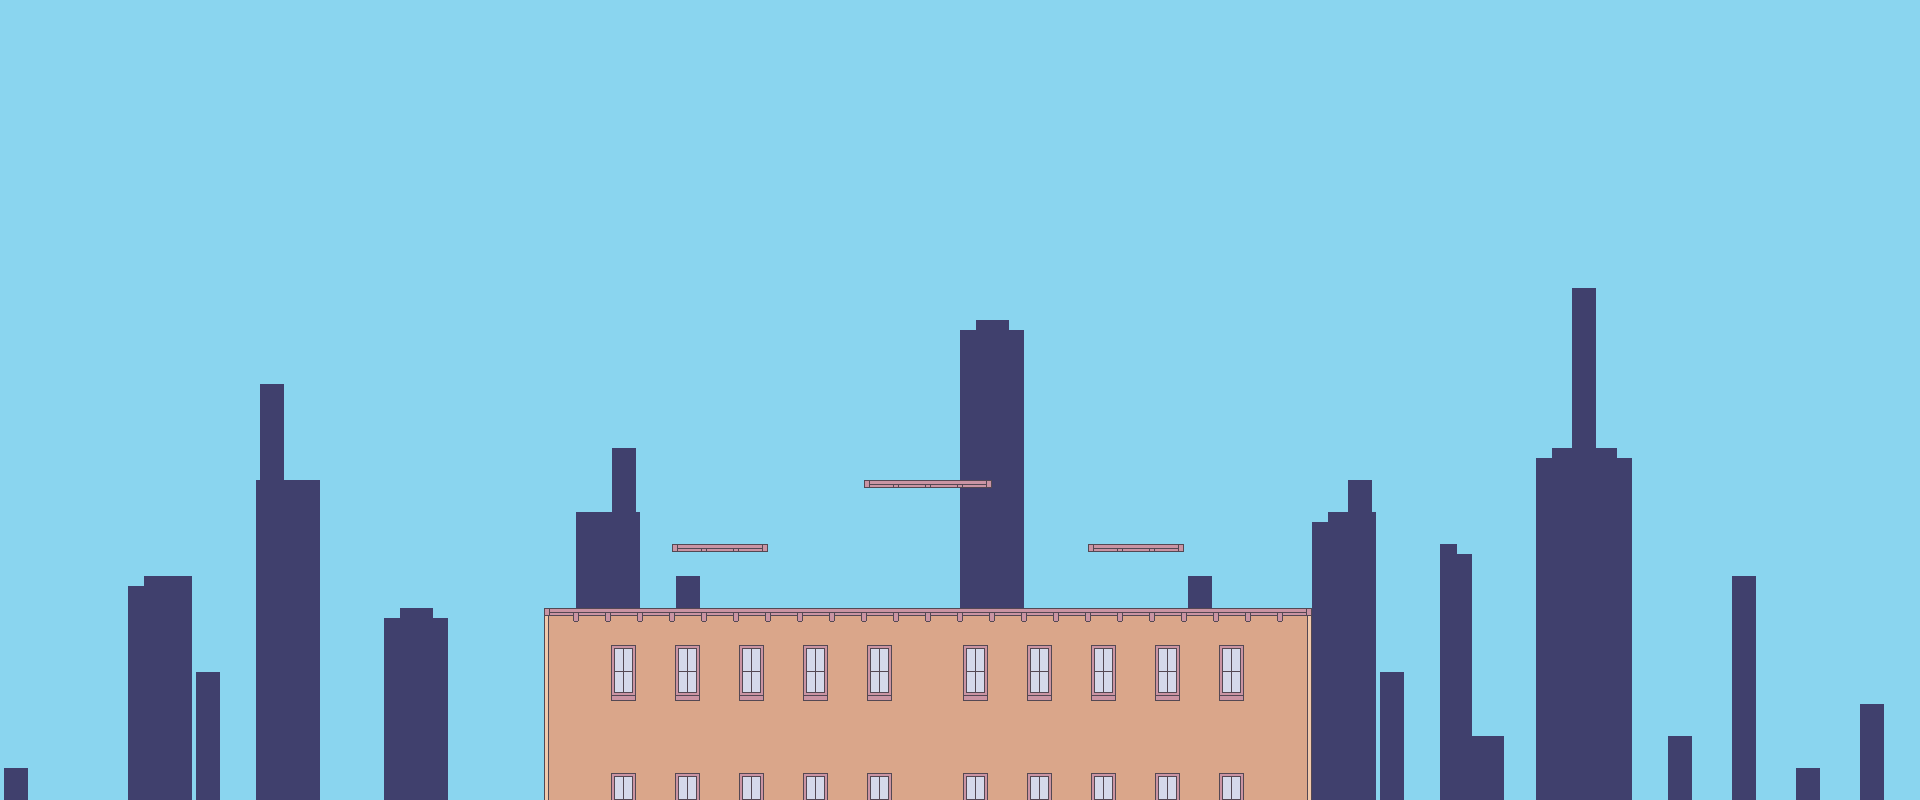

This is a level from a 2D game, rendered from its Tiled map with the project's own tilesets. A one-line summary and the map file follow, with tile-layer data summarised:
An orthogonal 60x25 tile map with 32x32 px tiles, 4 tile layers (SKY, BACK, MIDDLE, FRONT), 2 tilesets and 4 objects.

<map version="1.0" orientation="orthogonal" renderorder="right-down" width="60" height="25" tilewidth="32" tileheight="32" nextobjectid="20">
 <tileset firstgid="1" name="town" tilewidth="32" tileheight="32" spacing="1" tilecount="32" columns="8">
  <image source="../sprites/tilesets/town.PNG" width="276" height="149" />
 </tileset>
 <tileset firstgid="33" name="background" tilewidth="32" tileheight="32" spacing="1" tilecount="4" columns="2">
  <image source="../sprites/tilesets/background.png" width="65" height="65" />
 </tileset>
 <layer name="SKY" width="60" height="25">
  <data>[1500 cells, 1500 non-empty, 1 distinct tile ids]</data>
 </layer>
 <layer name="BACK" width="60" height="25">
  <data>[1500 cells, 212 non-empty, 4 distinct tile ids]</data>
 </layer>
 <layer name="MIDDLE" width="60" height="25">
  <data>[1500 cells, 154 non-empty, 11 distinct tile ids]</data>
 </layer>
 <layer name="FRONT" width="60" height="25">
  <data>[1500 cells, 0 non-empty, 0 distinct tile ids]</data>
 </layer>
 <objectgroup name="COLLISION">
  <object id="16" x="544" y="608" width="768" height="320" />
  <object id="17" x="1088" y="544" width="96" />
  <object id="18" x="864" y="480" width="128" />
  <object id="19" x="672" y="544" width="96" />
 </objectgroup>
 <objectgroup name="ENTITIES" />
</map>
